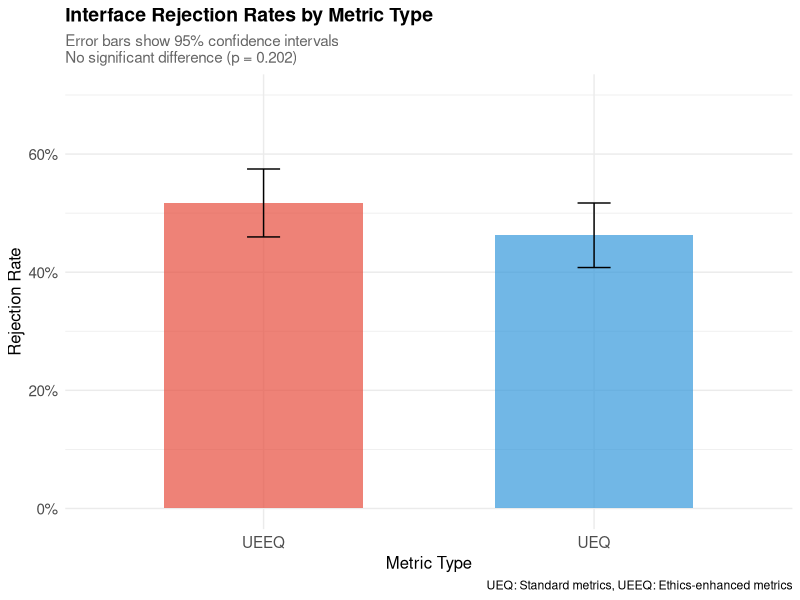
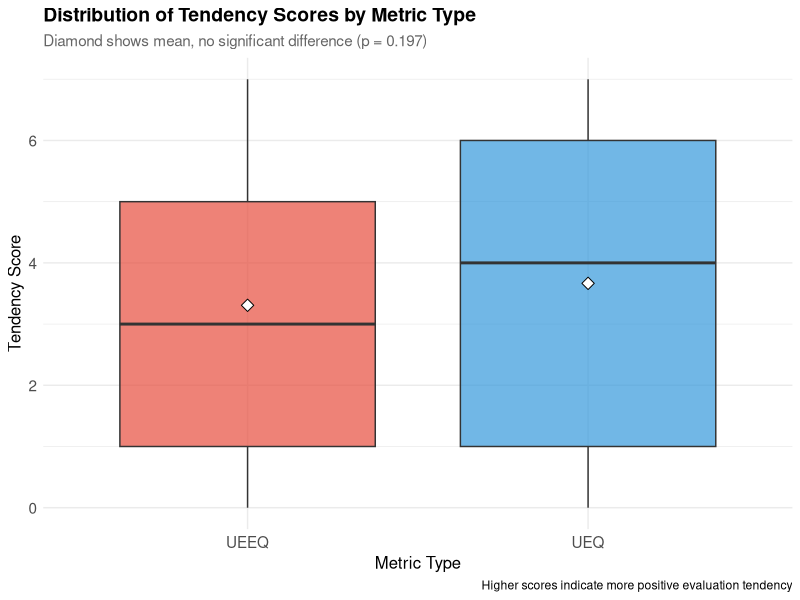
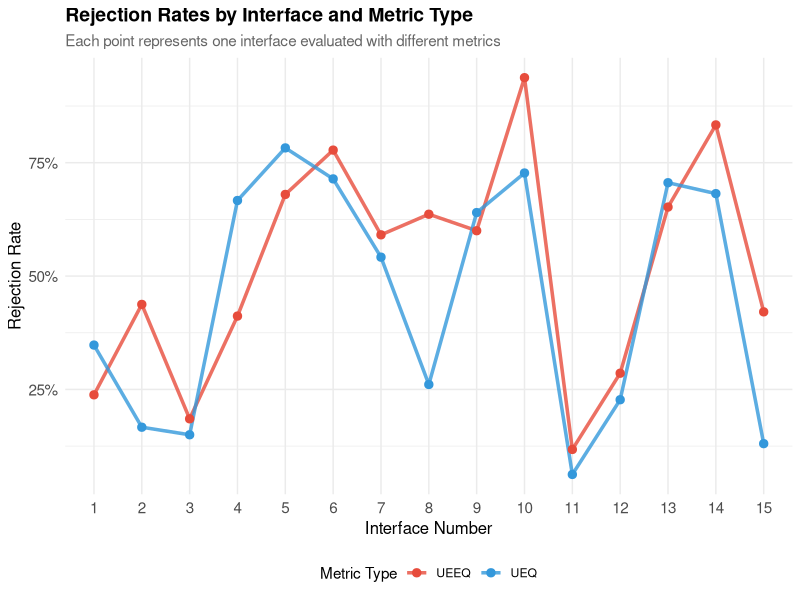
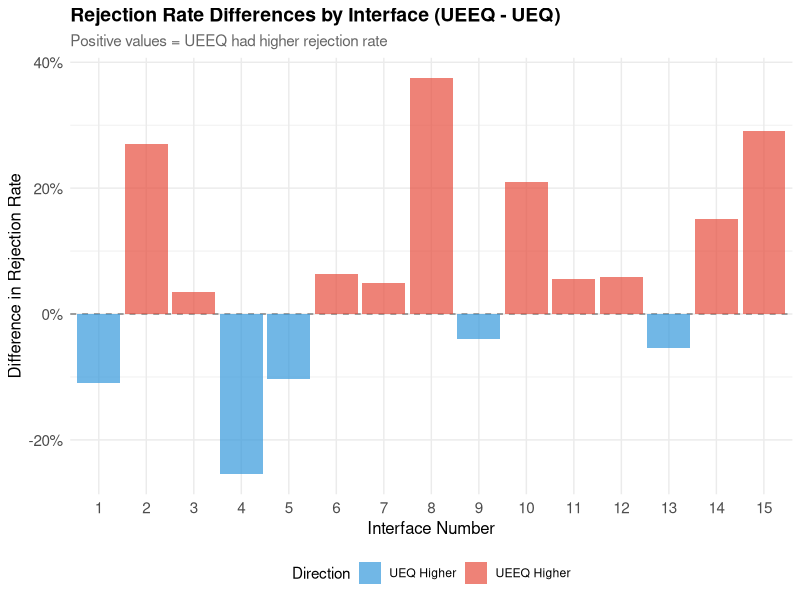

R code for these plots, in order:
# Create visualizations for UEQ vs UEEQ analysis
library(ggplot2)
library(dplyr)
library(readr)
library(tidyr)

# Load the processed data
data_raw <- read_tsv("survey_data_utf8.tsv", show_col_types = FALSE)
data_clean <- data_raw[-c(1:2), ]

# Recreate the long format data (simplified version)
interfaces <- 1:15
data_long <- data.frame()

for (i in interfaces) {
  ueq_tendency_col <- paste0(i, "_UEQ Tendency_1")
  ueq_release_col <- paste0(i, "_UEQ Release")
  ueeq_tendency_col <- paste0(i, "_UEEQ Tendency_1")
  ueeq_release_col <- paste0(i, "_UEEQ Release")
  
  if (all(c(ueq_tendency_col, ueq_release_col) %in% names(data_clean))) {
    ueq_data <- data.frame(
      participant_id = data_clean$ResponseId,
      interface = i,
      metric_type = "UEQ",
      tendency = as.numeric(data_clean[[ueq_tendency_col]]),
      release = data_clean[[ueq_release_col]],
      stringsAsFactors = FALSE
    )
    
    ueeq_data <- data.frame(
      participant_id = data_clean$ResponseId,
      interface = i,
      metric_type = "UEEQ",
      tendency = as.numeric(data_clean[[ueeq_tendency_col]]),
      release = data_clean[[ueeq_release_col]],
      stringsAsFactors = FALSE
    )
    
    interface_data <- rbind(ueq_data, ueeq_data)
    data_long <- rbind(data_long, interface_data)
  }
}

data_long <- data_long %>%
  mutate(
    release_binary = case_when(
      release == "Yes" ~ 1,
      release == "No" ~ 0,
      TRUE ~ NA_real_
    ),
    rejection = 1 - release_binary,
    interface = as.factor(interface),
    metric_type = as.factor(metric_type),
    participant_id = as.factor(participant_id)
  ) %>%
  filter(!is.na(tendency), !is.na(release_binary))

# Visualization 1: Overall rejection rates
p1 <- data_long %>%
  group_by(metric_type) %>%
  summarise(
    rejection_rate = mean(rejection, na.rm = TRUE),
    se = sqrt(rejection_rate * (1 - rejection_rate) / n()),
    .groups = 'drop'
  ) %>%
  ggplot(aes(x = metric_type, y = rejection_rate, fill = metric_type)) +
  geom_col(alpha = 0.7, width = 0.6) +
  geom_errorbar(aes(ymin = rejection_rate - 1.96*se, 
                    ymax = rejection_rate + 1.96*se), 
                width = 0.1) +
  scale_y_continuous(labels = scales::percent_format(), limits = c(0, 0.7)) +
  scale_fill_manual(values = c("UEQ" = "#3498db", "UEEQ" = "#e74c3c")) +
  labs(title = "Interface Rejection Rates by Metric Type",
       subtitle = "Error bars show 95% confidence intervals\nNo significant difference (p = 0.202)",
       x = "Metric Type",
       y = "Rejection Rate",
       caption = "UEQ: Standard metrics, UEEQ: Ethics-enhanced metrics") +
  theme_minimal() +
  theme(
    legend.position = "none",
    plot.title = element_text(size = 14, face = "bold"),
    plot.subtitle = element_text(size = 11, color = "gray40"),
    axis.title = element_text(size = 12),
    axis.text = element_text(size = 11)
  )

# Visualization 2: Tendency scores distribution
p2 <- ggplot(data_long, aes(x = metric_type, y = tendency, fill = metric_type)) +
  geom_boxplot(alpha = 0.7, outlier.alpha = 0.3) +
  stat_summary(fun = mean, geom = "point", shape = 23, size = 3, 
               fill = "white", color = "black") +
  scale_fill_manual(values = c("UEQ" = "#3498db", "UEEQ" = "#e74c3c")) +
  labs(title = "Distribution of Tendency Scores by Metric Type",
       subtitle = "Diamond shows mean, no significant difference (p = 0.197)",
       x = "Metric Type",
       y = "Tendency Score",
       caption = "Higher scores indicate more positive evaluation tendency") +
  theme_minimal() +
  theme(
    legend.position = "none",
    plot.title = element_text(size = 14, face = "bold"),
    plot.subtitle = element_text(size = 11, color = "gray40"),
    axis.title = element_text(size = 12),
    axis.text = element_text(size = 11)
  )

# Visualization 3: Interface-level comparison
interface_summary <- data_long %>%
  group_by(interface, metric_type) %>%
  summarise(
    n_responses = n(),
    rejection_rate = mean(rejection, na.rm = TRUE),
    tendency_mean = mean(tendency, na.rm = TRUE),
    .groups = 'drop'
  )

p3 <- interface_summary %>%
  ggplot(aes(x = interface, y = rejection_rate, color = metric_type, group = metric_type)) +
  geom_line(linewidth = 1.2, alpha = 0.8) +
  geom_point(size = 2.5) +
  scale_y_continuous(labels = scales::percent_format()) +
  scale_color_manual(values = c("UEQ" = "#3498db", "UEEQ" = "#e74c3c")) +
  labs(title = "Rejection Rates by Interface and Metric Type",
       subtitle = "Each point represents one interface evaluated with different metrics",
       x = "Interface Number",
       y = "Rejection Rate",
       color = "Metric Type") +
  theme_minimal() +
  theme(
    plot.title = element_text(size = 14, face = "bold"),
    plot.subtitle = element_text(size = 11, color = "gray40"),
    axis.title = element_text(size = 12),
    axis.text = element_text(size = 11),
    legend.position = "bottom"
  )

# Visualization 4: Difference plot (UEEQ - UEQ) by interface
difference_data <- interface_summary %>%
  select(interface, metric_type, rejection_rate, tendency_mean) %>%
  pivot_wider(names_from = metric_type, values_from = c(rejection_rate, tendency_mean)) %>%
  mutate(
    rejection_diff = rejection_rate_UEEQ - rejection_rate_UEQ,
    tendency_diff = tendency_mean_UEEQ - tendency_mean_UEQ
  )

p4 <- difference_data %>%
  ggplot(aes(x = interface, y = rejection_diff)) +
  geom_hline(yintercept = 0, linetype = "dashed", color = "gray50") +
  geom_col(aes(fill = rejection_diff > 0), alpha = 0.7) +
  scale_fill_manual(values = c("TRUE" = "#e74c3c", "FALSE" = "#3498db"),
                    labels = c("UEQ Higher", "UEEQ Higher")) +
  scale_y_continuous(labels = scales::percent_format()) +
  labs(title = "Rejection Rate Differences by Interface (UEEQ - UEQ)",
       subtitle = "Positive values = UEEQ had higher rejection rate",
       x = "Interface Number",
       y = "Difference in Rejection Rate",
       fill = "Direction") +
  theme_minimal() +
  theme(
    plot.title = element_text(size = 14, face = "bold"),
    plot.subtitle = element_text(size = 11, color = "gray40"),
    axis.title = element_text(size = 12),
    axis.text = element_text(size = 11),
    legend.position = "bottom"
  )

# Save all plots
ggsave("rejection_rates_comparison.png", p1, width = 8, height = 6, dpi = 300)
ggsave("tendency_distribution.png", p2, width = 8, height = 6, dpi = 300)
ggsave("interface_rejection_trends.png", p3, width = 10, height = 6, dpi = 300)
ggsave("rejection_differences_by_interface.png", p4, width = 10, height = 6, dpi = 300)

cat("Visualizations saved:\n")
cat("1. rejection_rates_comparison.png - Overall comparison\n")
cat("2. tendency_distribution.png - Distribution comparison\n") 
cat("3. interface_rejection_trends.png - Interface-level trends\n")
cat("4. rejection_differences_by_interface.png - Differences by interface\n")

# Print some key statistics for the summary
cat("\nKey statistics:\n")
cat("Overall rejection rates:\n")
print(data_long %>% 
  group_by(metric_type) %>% 
  summarise(rejection_rate = mean(rejection, na.rm = TRUE), .groups = 'drop'))

cat("\nLargest differences by interface:\n")
print(difference_data %>% 
  arrange(desc(abs(rejection_diff))) %>% 
  select(interface, rejection_diff) %>% 
  head(5))
